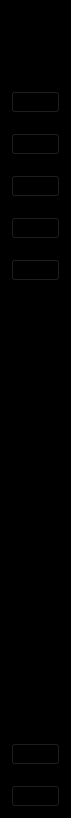
      <widget class="QWidget" name="icon_only_widget" native="true">
       <property name="minimumSize">
        <size>
         <width>71</width>
         <height>0</height>
        </size>
       </property>
       <property name="maximumSize">
        <size>
         <width>71</width>
         <height>16777215</height>
        </size>
       </property>
       <property name="styleSheet">
        <string notr="true">QWidget{
	background-color: rgb(0, 0, 0);
}
QPushButton:checked{
	background-color:white;
	border-radius:3px;
}</string>
       </property>
       <layout class="QVBoxLayout" name="verticalLayout_12">
        <property name="topMargin">
         <number>30</number>
        </property>
        <item>
         <layout class="QHBoxLayout" name="horizontalLayout_2">
          <item>
           <spacer name="horizontalSpacer_2">
            <property name="orientation">
             <enum>Qt::Horizontal</enum>
            </property>
            <property name="sizeHint" stdset="0">
             <size>
              <width>17</width>
              <height>20</height>
             </size>
            </property>
           </spacer>
          </item>
          <item>
           <widget class="QLabel" name="label_4">
            <property name="maximumSize">
             <size>
              <width>40</width>
              <height>40</height>
             </size>
            </property>
            <property name="text">
             <string/>
            </property>
            <property name="pixmap">
             <pixmap resource="resources.qrc">:/icons/logo.png</pixmap>
            </property>
            <property name="scaledContents">
             <bool>true</bool>
            </property>
           </widget>
          </item>
          <item>
           <spacer name="horizontalSpacer">
            <property name="orientation">
             <enum>Qt::Horizontal</enum>
            </property>
            <property name="sizeHint" stdset="0">
             <size>
              <width>17</width>
              <height>20</height>
             </size>
            </property>
           </spacer>
          </item>
         </layout>
        </item>
        <item>
         <layout class="QVBoxLayout" name="verticalLayout_9">
          <property name="spacing">
           <number>20</number>
          </property>
          <property name="topMargin">
           <number>35</number>
          </property>
          <item>
           <widget class="QPushButton" name="dashboard_1">
            <property name="text">
             <string/>
            </property>
            <property name="icon">
             <iconset resource="resources.qrc">
              <normaloff>:/icons/dashboardsmall1.png</normaloff>
              <normalon>:/icons/dashboardsmall2.png</normalon>:/icons/dashboardsmall1.png</iconset>
            </property>
            <property name="checkable">
             <bool>true</bool>
            </property>
            <property name="autoExclusive">
             <bool>true</bool>
            </property>
           </widget>
          </item>
          <item>
           <widget class="QPushButton" name="institution_1">
            <property name="text">
             <string/>
            </property>
            <property name="icon">
             <iconset resource="resources.qrc">
              <normaloff>:/icons/institutionsmall1.png</normaloff>
              <normalon>:/icons/institutionsmall2.png</normalon>:/icons/institutionsmall1.png</iconset>
            </property>
            <property name="checkable">
             <bool>true</bool>
            </property>
            <property name="autoExclusive">
             <bool>true</bool>
            </property>
           </widget>
          </item>
          <item>
           <widget class="QPushButton" name="students_1">
            <property name="text">
             <string/>
            </property>
            <property name="icon">
             <iconset resource="resources.qrc">
              <normaloff>:/icons/testsmall1.png</normaloff>:/icons/testsmall1.png</iconset>
            </property>
            <property name="iconSize">
             <size>
              <width>20</width>
              <height>20</height>
             </size>
            </property>
            <property name="checkable">
             <bool>true</bool>
            </property>
            <property name="autoExclusive">
             <bool>true</bool>
            </property>
           </widget>
          </item>
          <item>
           <widget class="QPushButton" name="teachers_1">
            <property name="text">
             <string/>
            </property>
            <property name="icon">
             <iconset resource="resources.qrc">
              <normaloff>:/icons/teacherssmall1.png</normaloff>
              <normalon>:/icons/teacherssmall2.png</normalon>:/icons/teacherssmall1.png</iconset>
            </property>
            <property name="checkable">
             <bool>true</bool>
            </property>
            <property name="autoExclusive">
             <bool>true</bool>
            </property>
           </widget>
          </item>
          <item>
           <widget class="QPushButton" name="finances_1">
            <property name="text">
             <string/>
            </property>
            <property name="icon">
             <iconset resource="resources.qrc">
              <normaloff>:/icons/financessmall1.png</normaloff>
              <normalon>:/icons/financessmall2.png</normalon>:/icons/financessmall1.png</iconset>
            </property>
            <property name="checkable">
             <bool>true</bool>
            </property>
            <property name="autoExclusive">
             <bool>true</bool>
            </property>
           </widget>
          </item>
         </layout>
        </item>
        <item>
         <spacer name="verticalSpacer_2">
          <property name="orientation">
           <enum>Qt::Vertical</enum>
          </property>
          <property name="sizeHint" stdset="0">
           <size>
            <width>20</width>
            <height>456</height>
           </size>
          </property>
         </spacer>
        </item>
        <item>
         <layout class="QVBoxLayout" name="verticalLayout_10">
          <property name="spacing">
           <number>20</number>
          </property>
          <item>
           <widget class="QPushButton" name="settings_1">
            <property name="text">
             <string/>
            </property>
            <property name="icon">
             <iconset resource="resources.qrc">
              <normaloff>:/icons/settingssmall1.png</normaloff>
              <normalon>:/icons/settingssmall2.png</normalon>:/icons/settingssmall1.png</iconset>
            </property>
            <property name="checkable">
             <bool>true</bool>
            </property>
            <property name="autoExclusive">
             <bool>true</bool>
            </property>
           </widget>
          </item>
          <item>
           <widget class="QPushButton" name="signout_1">
            <property name="text">
             <string/>
            </property>
            <property name="icon">
             <iconset resource="resources.qrc">
              <normaloff>:/icons/signoutsmall1.png</normaloff>
              <normalon>:/icons/signoutsmall2.png</normalon>:/icons/signoutsmall1.png</iconset>
            </property>
            <property name="checkable">
             <bool>true</bool>
            </property>
            <property name="autoExclusive">
             <bool>true</bool>
            </property>
           </widget>
          </item>
         </layout>
        </item>
       </layout>
      </widget>
